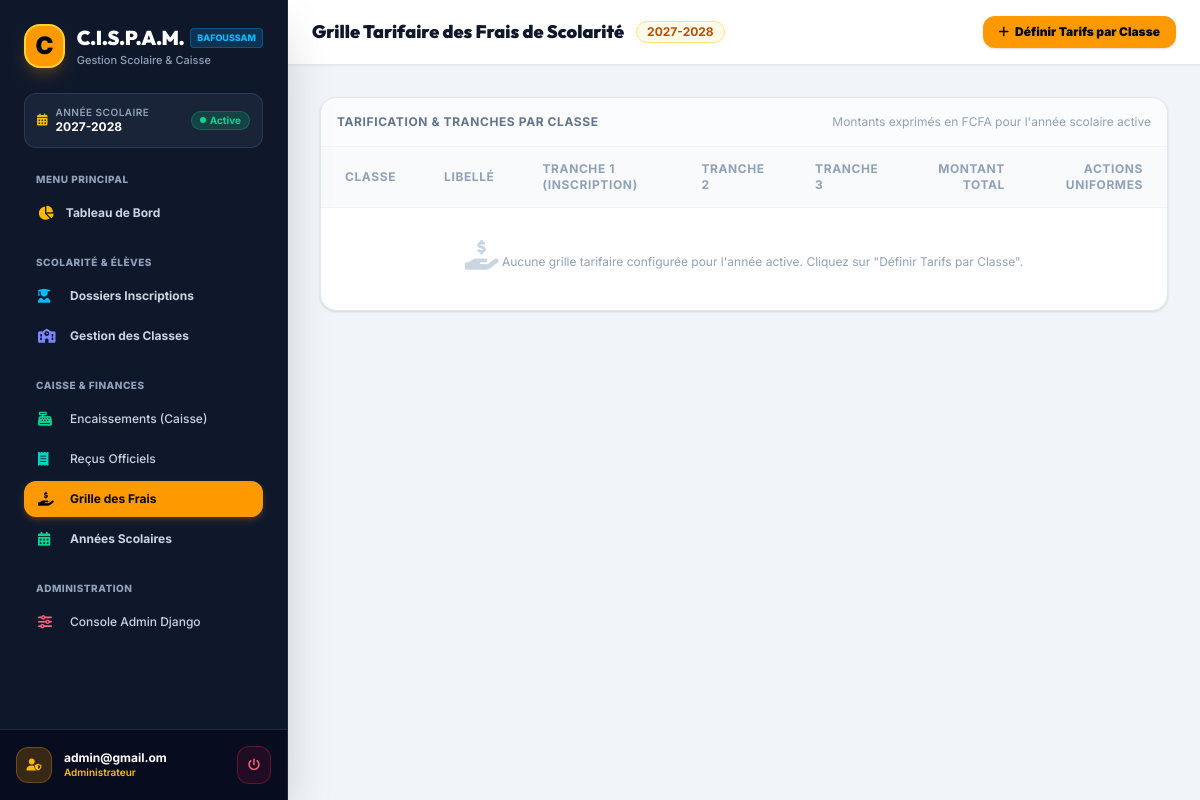
The app's page /frais/ (signed in), older data.
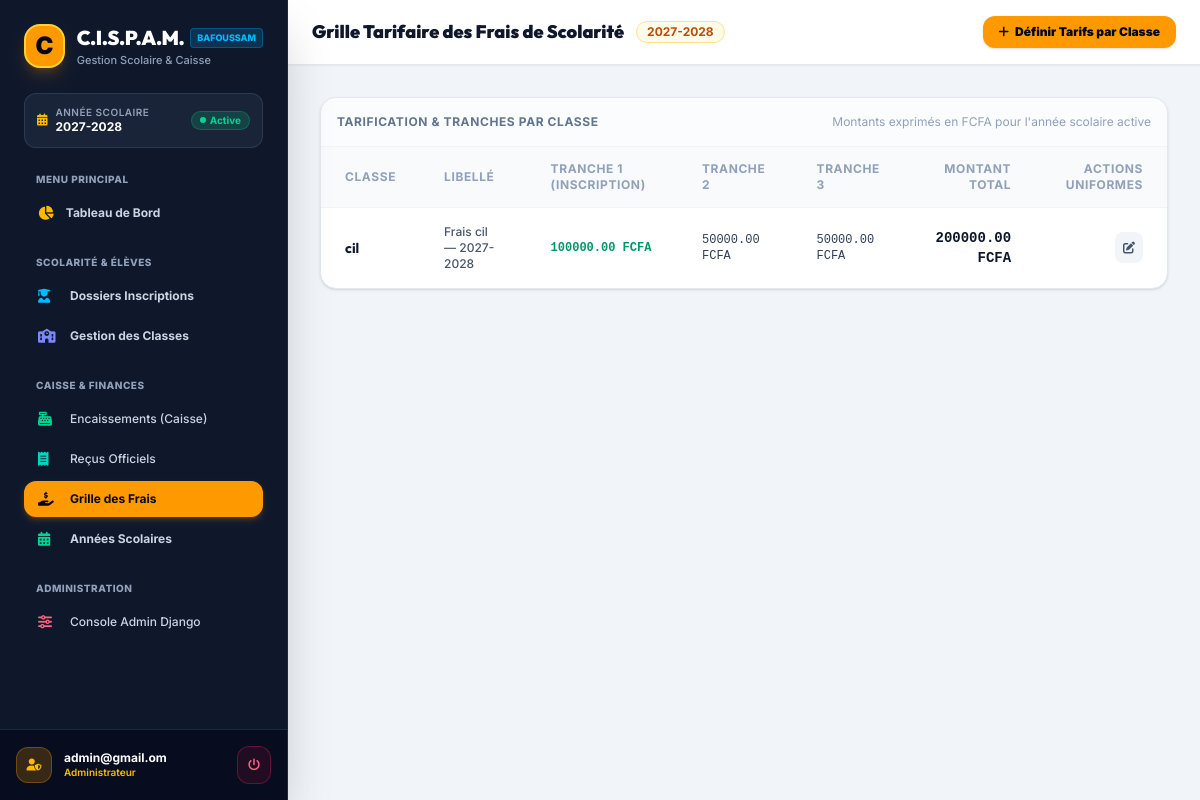
The same page, newer data.
### cispam/users/models.py (models this page shows, shortened)
class AutoSlugMixin:
    slug_source_field = 'name'

class OngBaseModel(models.Model):
    id = models.UUIDField(
        default=uuid.uuid4,
        primary_key=True,
        editable=False,
        unique=True,
        help_text=_("Identifiant UUID unique."),
    )
    created = models.DateTimeField(
        auto_now_add=True,
        db_index=True,
        help_text=_("Date de création."),
    )
    modified = models.DateTimeField(
        auto_now=True,
        help_text=_("Date de dernière modification."),
    )
    is_active = models.BooleanField(
        default=True,
        help_text=_("Indique si l'objet est actif."),
    )
    is_deleted = models.BooleanField(
        default=False,
        db_index=True,
        help_text=_("Suppression logique (soft delete)."),
    )
    metadata = models.JSONField(
        default=dict,
        blank=True,
        help_text=_("Métadonnées additionnelles au format JSON."),
    )
    objects = OngManager()
    all_objects = models.Manager()
    class Meta:
        abstract = True
        ordering = ['-created']

class FraisScolarite(AutoSlugMixin, OngBaseModel):
    slug_source_field = 'libelle'
    classe = models.ForeignKey(
        Classe,
        on_delete=models.PROTECT,
        related_name='frais_scolarite',
        help_text=_("Classe concernée."),
    )
    annee_scolaire = models.ForeignKey(
        AnneeScolaire,
        on_delete=models.PROTECT,
        related_name='frais_scolarite',
        help_text=_("Année scolaire concernée."),
    )
    libelle = models.CharField(
        max_length=100,
        help_text=_("Libellé des frais, ex: 'Frais scolarité 2025-2026'."),
    )
    montant_total = models.DecimalField(
        max_digits=12,
        decimal_places=2,
        help_text=_("Montant total des frais de scolarité."),
    )
    nombre_tranches = models.PositiveSmallIntegerField(
        default=3,
        help_text=_("Nombre de tranches de paiement (1 à 3)."),
    )
    montant_tranche_1 = models.DecimalField(
        max_digits=12,
        decimal_places=2,
        default=0,
        help_text=_("Montant de la tranche 1 (inscription)."),
    )
    date_echeance_1 = models.DateField(
        blank=True,
        null=True,
        help_text=_("Date d'échéance de la tranche 1."),
    )
    montant_tranche_2 = models.DecimalField(
        max_digits=12,
        decimal_places=2,
        default=0,
        blank=True,
        help_text=_("Montant de la tranche 2."),
    )
    date_echeance_2 = models.DateField(
        blank=True,
        null=True,
        help_text=_("Date d'échéance de la tranche 2."),
    )
    montant_tranche_3 = models.DecimalField(
        max_digits=12,
        decimal_places=2,
        default=0,
        blank=True,
        help_text=_("Montant de la tranche 3."),
    )
    date_echeance_3 = models.DateField(
        blank=True,
        null=True,
        help_text=_("Date d'échéance de la tranche 3."),
    )
    slug = models.SlugField(
        max_length=255,
        unique=True,
        blank=True,
        help_text=_("Slug unique."),
    )
    class Meta:
        verbose_name = _("Frais de scolarité")
        verbose_name_plural = _("Frais de scolarité")
        ordering = ['annee_scolaire', 'classe']
        unique_together = ['classe', 'annee_scolaire']

class Classe(AutoSlugMixin, OngBaseModel):
    slug_source_field = 'nom'
    nom = models.CharField(
        max_length=50,
        help_text=_("Nom de la classe, ex: Petite Section, CP, CM2."),
    )
    niveau = models.ForeignKey(
        Niveau,
        on_delete=models.PROTECT,
        related_name='classes',
        help_text=_("Niveau scolaire de la classe."),
    )
    capacite_max = models.PositiveSmallIntegerField(
        default=30,
        help_text=_("Capacité maximale d'élèves dans cette classe."),
    )
    description = models.TextField(
        blank=True,
        help_text=_("Description ou informations complémentaires."),
    )
    slug = models.SlugField(
        max_length=255,
        unique=True,
        blank=True,
        help_text=_("Slug unique de la classe."),
    )
    class Meta:
        verbose_name = _("Classe")
        verbose_name_plural = _("Classes")
        ordering = ['niveau__ordre', 'nom']
        unique_together = ['nom', 'niveau']

### cispam/users/views.py (the view)
class FraisScolariteListView(LoginRequiredMixin, TemplateView):
    template_name = "frais/index.html"
    def get_context_data(self, **kwargs):
        context = super().get_context_data(**kwargs)
        from cispam.users.models import AnneeScolaire, Classe, FraisScolarite
        try:
            annee_active = AnneeScolaire.objects.get(est_active=True)
            frais_list = FraisScolarite.objects.filter(annee_scolaire=annee_active, is_deleted=False).select_related("classe", "annee_scolaire")
        except AnneeScolaire.DoesNotExist:
            annee_active = None
            frais_list = FraisScolarite.objects.none()
        classes = Classe.objects.filter(is_deleted=False).select_related("niveau")
        context.update({
            "frais_list": frais_list,
            "classes": classes,
            "annee_active": annee_active,
        })
        return context

### cispam/users/context_processors.py (called while the page is built)
def allauth_settings(request):
    return {
        "ACCOUNT_ALLOW_REGISTRATION": settings.ACCOUNT_ALLOW_REGISTRATION,
    }

### cispam/users/models.py (called while the page is built)
    def get_queryset(self):
        return super().get_queryset().filter(is_deleted=False)

### cispam/templates/frais/index.html (shortened to what the changed rows need)
{% extends "base.html" %}
{% load static i18n %}
{% block body %}
<div class="min-h-screen bg-slate-100 flex font-sans antialiased text-slate-800">
  {% include "includes/sidebar.html" %}
  <div class="flex-1 flex flex-col min-w-0 overflow-y-auto">
    <header class="bg-white border-b border-slate-200 sticky top-0 z-30 px-6 py-4 flex items-center justify-between shadow-xs">
      <div class="flex items-center gap-3">
        <h2 class="text-lg font-black text-slate-900 font-display">Grille Tarifaire des Frais de Scolarité</h2>
      </div>
    </header>
    <main class="p-6 sm:p-8 space-y-6 max-w-7xl w-full mx-auto">
      <div class="bg-white rounded-2xl shadow-sm border border-slate-200 overflow-hidden">
        <div class="overflow-x-auto">
          <table class="w-full text-left text-xs">
            <thead class="bg-slate-50 border-b border-slate-100 text-slate-400 uppercase tracking-wider font-semibold">
              <tr>
                <th class="py-3.5 px-6">Classe</th>
                <th class="py-3.5 px-6">Libellé</th>
                <th class="py-3.5 px-6">Tranche 1 (Inscription)</th>
                <th class="py-3.5 px-6">Tranche 2</th>
                <th class="py-3.5 px-6">Tranche 3</th>
                <th class="py-3.5 px-6 text-right">Montant Total</th>
                <th class="py-3.5 px-6 text-right">Actions Uniformes</th>
              </tr>
            </thead>
            <tbody class="divide-y divide-slate-100 text-slate-700">
              {% for frais in frais_list %}
                <tr class="hover:bg-slate-50/80 transition">
                  <td class="py-4 px-6 font-bold text-slate-900 font-display text-sm">
                    {{ frais.classe.nom }}
                  </td>
                  <td class="py-4 px-6 text-slate-600 font-medium">
                    {{ frais.libelle }}
                  </td>
                  <td class="py-4 px-6 font-mono font-bold text-emerald-600">
                    {{ frais.montant_tranche_1 }} FCFA
                  </td>
                  <td class="py-4 px-6 font-mono text-slate-700">
                    {{ frais.montant_tranche_2 }} FCFA
                  </td>
                  <td class="py-4 px-6 font-mono text-slate-700">
                    {{ frais.montant_tranche_3 }} FCFA
                  </td>
                  <td class="py-4 px-6 text-right font-black text-slate-900 font-mono text-sm">
                    {{ frais.montant_total }} FCFA
                  </td>
                  <td class="py-4 px-6 text-right">
                    <a href="{% url 'admin:users_fraisscolarite_change' object_id=frais.pk %}" target="_blank" title="Éditer"
                      class="p-2 rounded-lg bg-slate-100 hover:bg-amber-50 text-slate-600 hover:text-amber-700 transition">
                      <i class="fas fa-pen-to-square"></i>
                    </a>
                  </td>
                </tr>
              {% empty %}
                <tr>
                  <td colspan="7" class="py-8 text-center text-slate-400">
                    <i class="fas fa-hand-holding-dollar text-3xl text-slate-300 mb-2 block"></i>
                    Aucune grille tarifaire configurée pour l'année active. Cliquez sur "Définir Tarifs par Classe".
                  </td>
                </tr>
              {% endfor %}
            </tbody>
          </table>
        </div>
      </div>
    </main>
  </div>
</div>
{% endblock body %}

Row changes from the older to the newer data that the page shows:
added FraisScolarite: classe.nom "cil", libelle "Frais cil — 2027-2028", montant_tranche_1 "100000.00", montant_tranche_2 "50000.00", montant_tranche_3 "50000.00", montant_total "200000.00"
Text that changed along with them:
text no longer shown: "Aucune grille tarifaire configurée pour l'année active. Cliquez sur \"Définir Tarifs par Classe\"."
